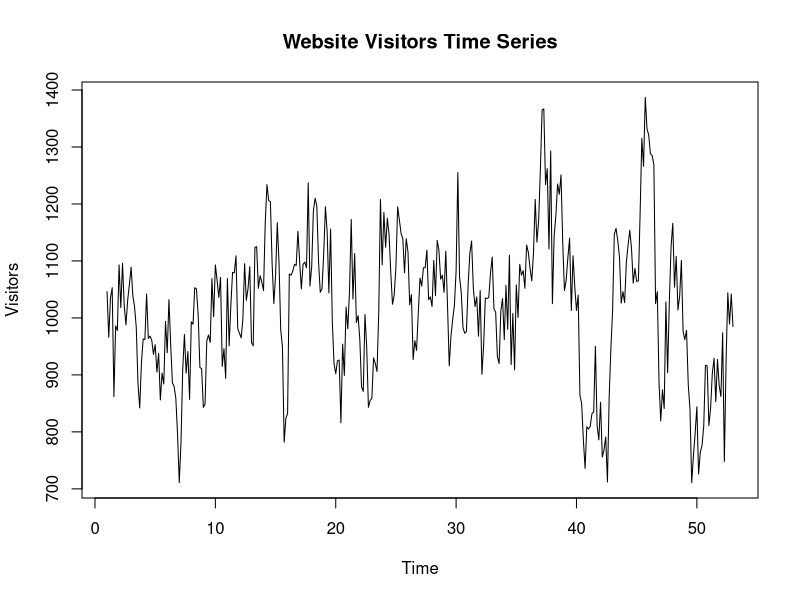
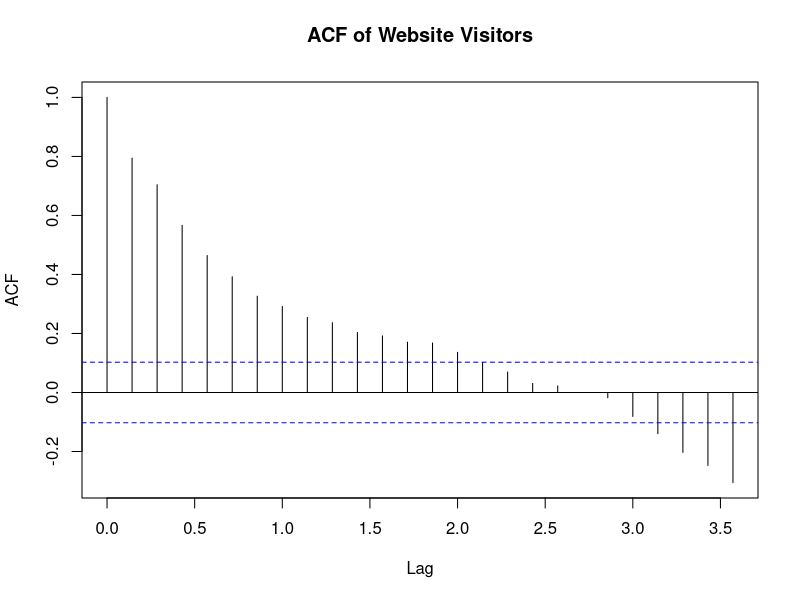
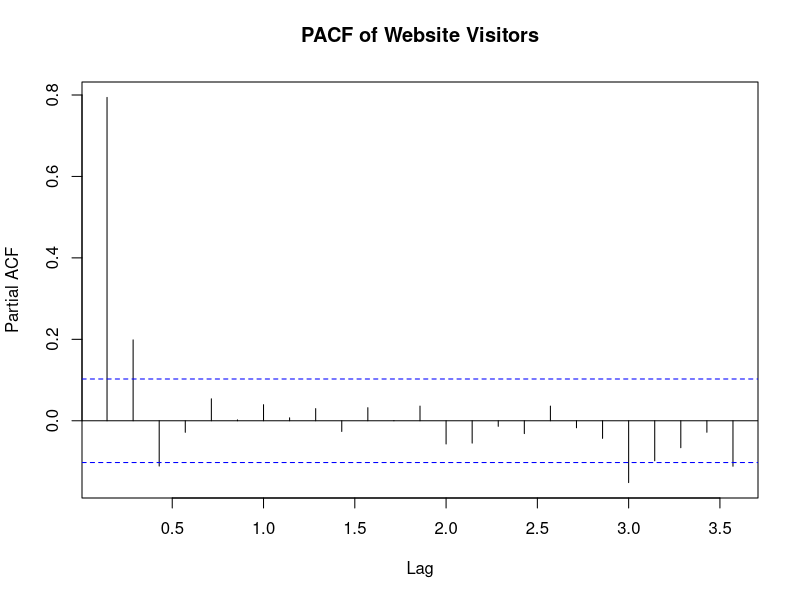
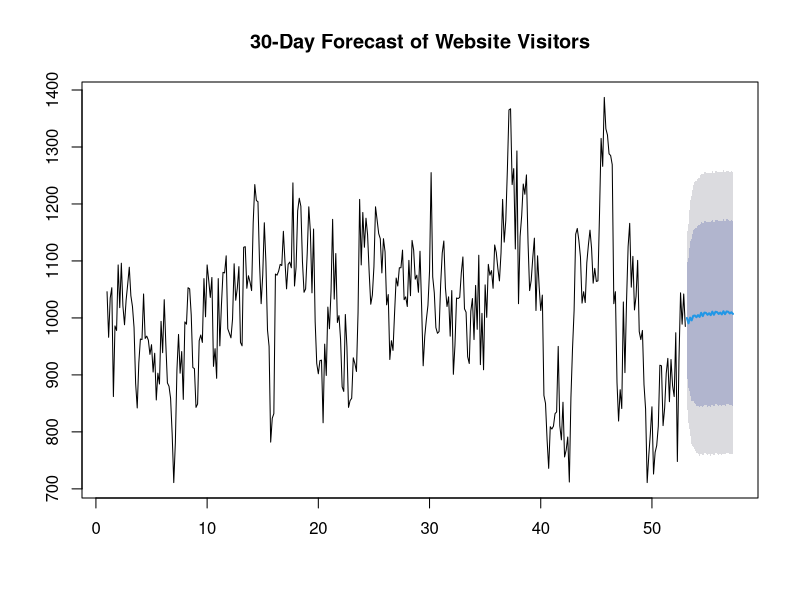

Reproduce these figures in R, in order.
## ---- chunk 1
knitr::opts_chunk$set(echo = TRUE)
library(tseries)
library(forecast)
library(ggplot2)
library(readr)
library(lmtest)
## ---- chunk 2
data <- read.table("../data/3_webtraffic.csv", header = TRUE)
head(data)
## ---- chunk 3
data$date <- as.Date(data$date)
ts_data <- ts(data$visitors, frequency = 7) # Weekly seasonality assumed
plot(ts_data, main = "Website Visitors Time Series", ylab = "Visitors", xlab = "Time")
## ---- chunk 4
adf_test <- adf.test(ts_data)
adf_test
## ---- chunk 5
acf(ts_data, main = "ACF of Website Visitors")
pacf(ts_data, main = "PACF of Website Visitors")
## ---- chunk 6
fit <- auto.arima(ts_data)
summary(fit)
## ---- chunk 7
fc <- forecast(fit, h = 30)
plot(fc, main = "30-Day Forecast of Website Visitors")
